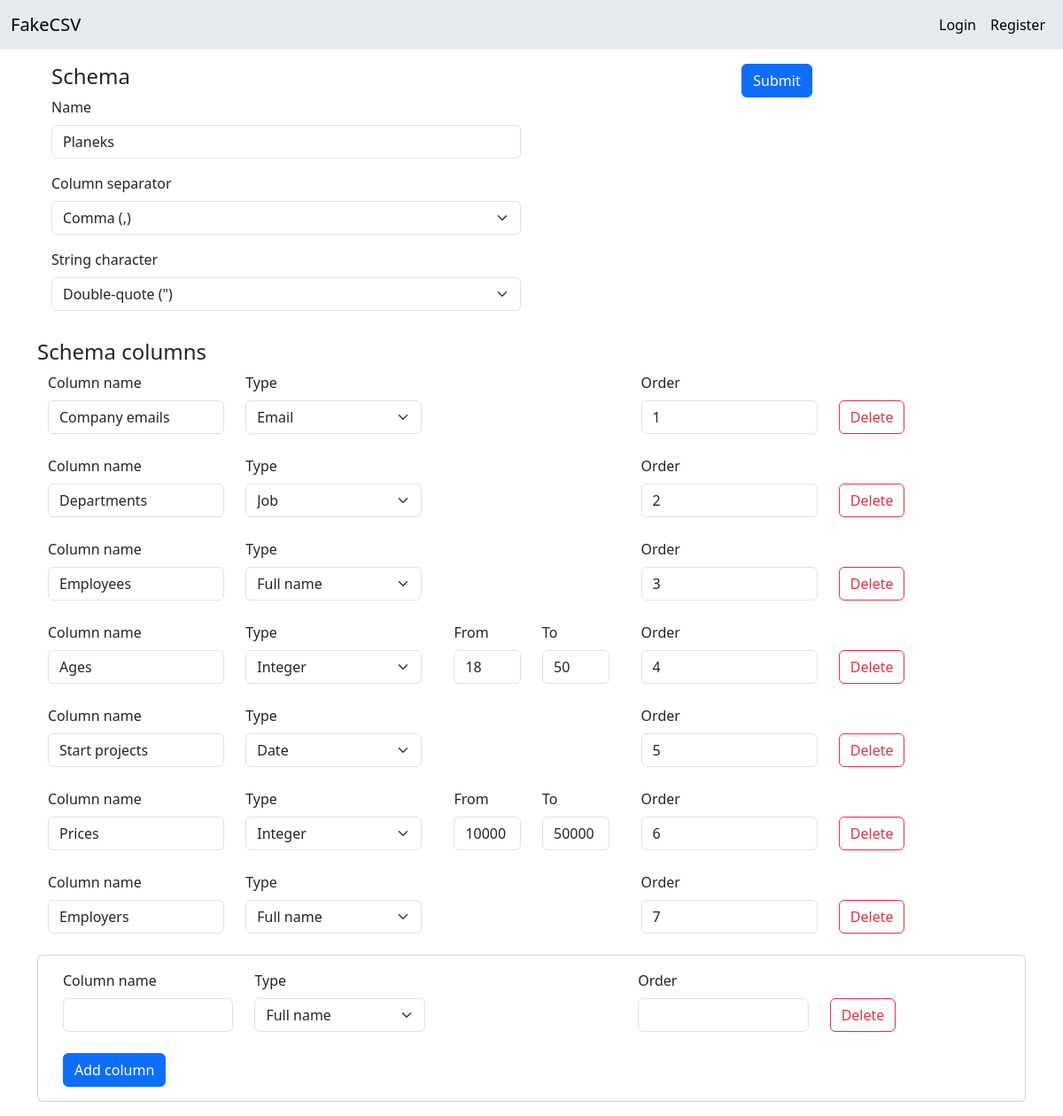
The page /edit-schema/Planeks/ on the database its author committed.
### CSV_converter/models.py (models this page shows, shortened)
class Schema(models.Model):
    user = models.ForeignKey(User, on_delete=models.CASCADE, default=1)
    schema_name = models.CharField(max_length=255)
    column_separator = models.CharField(max_length=255)
    string_character = models.CharField(max_length=255)
    modified = models.DateField(auto_now=True)

class Column(models.Model):
    name = models.CharField(max_length=255)
    type = models.CharField(
        max_length=255,
        choices=TYPE_CHOICES
    )
    order = models.CharField(max_length=255)
    schema = models.ForeignKey(
        Schema,
        on_delete=models.CASCADE
    )

class IntegerColumn(Column):
    range_low = models.IntegerField(blank=True, null=True, default=0)
    range_high = models.IntegerField(blank=True, null=True, default=100)

### CSV_converter/views.py (the view, shortened to what this page needs)
# urls.py: path('edit-schema/<str:name>/', views.EditSchemaView.as_view(), name="edit_schema"),
class EditSchemaView(View):
    template_name = "edit_schema.html"
    def get(self, *args, **kwargs):
        name = kwargs.get('name')
        schema = get_object_or_404(Schema, schema_name=name)
        columns = schema.column_set.all().order_by('order')
        options = ['Full name', 'Job', 'Email', 'Integer', 'Date']
        schema_dict = {"schema": schema, "columns": columns, 'options': options}
        return render(self.request, self.template_name, schema_dict)

### CSV_converter/templates/edit_schema.html (shortened to what this page needs)
{% extends 'base.html' %}
{% load static %}
{% block css %}
<link rel="preload" as="style" href="{% static 'css/delete_btn.css' %}" onload="this.rel = 'stylesheet'"/>
<link rel="preload" as="style" href="{% static 'css/integer.css' %}" onload="this.rel = 'stylesheet'"/>
{% endblock %}
{% block content %}
  <form method="post">
    <div class="container text-left p-3">
      <div class="row">
        <div class="col">
          <h4>Schema</h4>
          <div class="mb-3">
            <label class="form-label" for="schema_name">Name</label>
            <input type="text" id="schema_name" class="form-control" name="schema_name" value="{{ schema.schema_name }}">
          </div>
          <div class="mb-3">
            <label for="column_separator" class="form-label">Column separator</label>
            <select class="form-select"  name="separator" id="column_separator" aria-label="Default select example">
              {% if schema.column_separator == ',' %}
                <option value="," selected>Comma (,)</option>
              {% else %}
                <option value=",">Comma (,)</option>
                <option value=";" selected>Semicolon (;)</option>
              {% endif %}
            </select>
          </div>
          <div class="mb-3">
            <label class="form-label">String character</label>
            <select class="form-select" name="character" aria-label="Default select example">
              {% if schema.string_character == '"' %}
                <option value='"' selected>Double-quote (")</option>
              {% else %}
                <option value='"'>Double-quote (")</option>
                <option value="'" selected>Single-quote (')</option>
              {% endif %}
            </select>
          </div>
        </div>
        <div class="col">
          <div class="d-grid gap-2 d-md-flex justify-content-evenly">
            <input class="btn btn-primary" id="submit1" name="submit" type="submit" value="Submit">
          </div>
        </div>
      </div>
    </div>
    <h4>Schema columns</h4>
    <div id="columns-container">
      {% for column in columns %}
        <div class="card-body">
          <div class="container text-left">
            <div class="row">
              <div class="col">
                <label for="column_name{{ forloop.counter }}" class="form-label">Column name</label>
                <input type="text" id="column_name{{ forloop.counter }}" name="column_name" class="form-control" value="{{ column.name }}">
              </div>
              <div class="col">
                <label for="type" class="form-label">Type</label>
                <select class="form-select" name="type" id="type">
                  {% for option in options %}
                    <option value="{{ forloop.counter }}" {% if column.type|add:0 == forloop.counter %}selected{% endif %}>{{ option }}</option>
                  {% endfor %}
                </select>
              </div>
              <div class="col">
                <div id="integerFields{{ forloop.counter }}" class="integer-fields">
                  <div class="container text-left">
                    <div class="row">
                      <div class="col">
                          <label for="from{{ forloop.counter }}" class="form-label">From</label>
                          {% if column.type == "4" %}
                            <input id="from{{ forloop.counter }}" name="from[]" type="text" class="form-control" value="{{ column.integercolumn.range_low }}">
                          {% else %}
                            <input id="from{{ forloop.counter }}" name="from[]" type="text" class="form-control">
                          {% endif %}
                      </div>
                      <div class="col">
                          <label for="to{{ forloop.counter }}" class="form-label">To</label>
                          {% if column.type == "4" %}
                            <input id="to{{ forloop.counter }}" name="to[]" type="text" class="form-control" value="{{ column.integercolumn.range_high }}">
                          {% else %}
                            <input id="to{{ forloop.counter }}" name="to[]" type="text" class="form-control">
                          {% endif %}
                      </div>
                    </div>
                  </div>
                </div>
              </div>
              <div class="col">
                <label for="order{{ forloop.counter }}" class="form-label">Order</label>
                <input id="order{{ forloop.counter }}" type="text" class="form-control" name="order" value="{{ column.order }}">
              </div>
              <div class="col">
                <button type="button" class="btn btn-outline-danger special">Delete</button>
              </div>
            </div>
          </div>
          <br>
        </div>
      {% endfor %}
    </div>
    <div class="card mb-3">
      <div class="card-body">
        <div class="container text-left">
          <div class="row">
            <div class="col">
              <label for="column_name" class="form-label">Column name</label>
              <input type="text" id="column_name" name="add_column_name" class="form-control">
              <br>
              <button type="button" id="add-column-button" name="submit" class="btn btn-primary">Add column</button>
            </div>
            <div class="col">
              <label for="type">Type</label>
              <select class="form-select" name="type" id="type" aria-label="Type">
                <option value="1">Full name</option>
              </select>
            </div>
            <div class="col">
            </div>
            <div class="col">
              <label for="order" class="form-label">Order</label>
              <input id="order" type="text" class="form-control" name="add_order">
            </div>
            <div class="col">
              <button type="button" class="btn btn-outline-danger special">Delete</button>
            </div>
          </div>
        </div>
      </div>
    </div>
  </form>
{% endblock %}

### CSV_converter/static/css/delete_btn.css (style rules this page uses)
.special { position: relative; top: 32px; }

### rows shown on the page
Schema: schema_name "Planeks", separator "Comma (,)", character "Double-quote (\")"
Column: column_name "Company emails", type "Email", order "1"
Column: column_name "Departments", type "Job", order "2"
Column: column_name "Employees", type "Full name", order "3"
Column: column_name "Ages", type "Integer", integercolumn.range_low "18", integercolumn.range_high "50", order "4"
Column: column_name "Start projects", type "Date", order "5"
Column: column_name "Prices", type "Integer", integercolumn.range_low "10000", integercolumn.range_high "50000", order "6"
Column: column_name "Employers", type "Full name", order "7"
